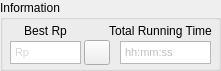
      <widget class="QGroupBox" name="groupBox_Information">
       <property name="geometry">
        <rect>
         <x>340</x>
         <y>240</y>
         <width>221</width>
         <height>71</height>
        </rect>
       </property>
       <property name="title">
        <string>Information</string>
       </property>
       <widget class="QLabel" name="lbl_Info_Runtime">
        <property name="geometry">
         <rect>
          <x>100</x>
          <y>21</y>
          <width>121</width>
          <height>20</height>
         </rect>
        </property>
        <property name="text">
         <string>Total Running Time</string>
        </property>
        <property name="alignment">
         <set>Qt::AlignCenter</set>
        </property>
       </widget>
       <widget class="QPushButton" name="btn_RpInfo">
        <property name="geometry">
         <rect>
          <x>84</x>
          <y>40</y>
          <width>26</width>
          <height>25</height>
         </rect>
        </property>
        <property name="toolTip">
         <string>&lt;!DOCTYPE HTML PUBLIC &quot;-//W3C//DTD HTML 4.0//EN&quot; &quot;http://www.w3.org/TR/REC-html40/strict.dtd&quot;&gt;
&lt;html&gt;&lt;head&gt;&lt;meta name=&quot;qrichtext&quot; content=&quot;1&quot; /&gt;&lt;style type=&quot;text/css&quot;&gt;
p, li { white-space: pre-wrap; }
&lt;/style&gt;&lt;/head&gt;&lt;body style=&quot; font-family:'MS Shell Dlg 2'; font-size:8.25pt; font-weight:400; font-style:normal;&quot;&gt;
&lt;p style=&quot; margin-top:0px; margin-bottom:0px; margin-left:0px; margin-right:0px; -qt-block-indent:0; text-indent:0px;&quot;&gt;&lt;span style=&quot; font-weight:600;&quot;&gt;More info...&lt;/span&gt;&lt;/p&gt;
&lt;p style=&quot; margin-top:0px; margin-bottom:0px; margin-left:0px; margin-right:0px; -qt-block-indent:0; text-indent:0px;&quot;&gt;Display detailed best fit information&lt;/p&gt;&lt;/body&gt;&lt;/html&gt;</string>
        </property>
        <property name="text">
         <string/>
        </property>
        <property name="icon">
         <iconset>
          <normaloff>:/help-contents.png</normaloff>:/help-contents.png</iconset>
        </property>
        <property name="iconSize">
         <size>
          <width>18</width>
          <height>18</height>
         </size>
        </property>
       </widget>
       <widget class="QLabel" name="lbl_Info_Rp">
        <property name="geometry">
         <rect>
          <x>10</x>
          <y>21</y>
          <width>71</width>
          <height>20</height>
         </rect>
        </property>
        <property name="text">
         <string>Best Rp</string>
        </property>
        <property name="alignment">
         <set>Qt::AlignCenter</set>
        </property>
       </widget>
       <widget class="QTextEdit" name="inp_Info_BestRp">
        <property name="enabled">
         <bool>true</bool>
        </property>
        <property name="geometry">
         <rect>
          <x>10</x>
          <y>41</y>
          <width>71</width>
          <height>23</height>
         </rect>
        </property>
        <property name="verticalScrollBarPolicy">
         <enum>Qt::ScrollBarAlwaysOff</enum>
        </property>
        <property name="lineWrapMode">
         <enum>QTextEdit::NoWrap</enum>
        </property>
        <property name="lineWrapColumnOrWidth">
         <number>0</number>
        </property>
        <property name="readOnly">
         <bool>true</bool>
        </property>
        <property name="html">
         <string>&lt;!DOCTYPE HTML PUBLIC &quot;-//W3C//DTD HTML 4.0//EN&quot; &quot;http://www.w3.org/TR/REC-html40/strict.dtd&quot;&gt;
&lt;html&gt;&lt;head&gt;&lt;meta name=&quot;qrichtext&quot; content=&quot;1&quot; /&gt;&lt;style type=&quot;text/css&quot;&gt;
p, li { white-space: pre-wrap; }
&lt;/style&gt;&lt;/head&gt;&lt;body style=&quot; font-family:'MS Shell Dlg 2'; font-size:8.25pt; font-weight:400; font-style:normal;&quot;&gt;
&lt;p style=&quot; margin-top:0px; margin-bottom:0px; margin-left:0px; margin-right:0px; -qt-block-indent:0; text-indent:0px;&quot;&gt;&lt;span style=&quot; font-size:8pt; color:#d8d8d8;&quot;&gt;Rp&lt;/span&gt;&lt;/p&gt;&lt;/body&gt;&lt;/html&gt;</string>
        </property>
        <property name="textInteractionFlags">
         <set>Qt::TextSelectableByKeyboard|Qt::TextSelectableByMouse</set>
        </property>
       </widget>
       <widget class="QTextEdit" name="inp_Info_RunTime">
        <property name="enabled">
         <bool>true</bool>
        </property>
        <property name="geometry">
         <rect>
          <x>120</x>
          <y>41</y>
          <width>91</width>
          <height>23</height>
         </rect>
        </property>
        <property name="verticalScrollBarPolicy">
         <enum>Qt::ScrollBarAlwaysOff</enum>
        </property>
        <property name="lineWrapMode">
         <enum>QTextEdit::NoWrap</enum>
        </property>
        <property name="lineWrapColumnOrWidth">
         <number>0</number>
        </property>
        <property name="readOnly">
         <bool>true</bool>
        </property>
        <property name="html">
         <string>&lt;!DOCTYPE HTML PUBLIC &quot;-//W3C//DTD HTML 4.0//EN&quot; &quot;http://www.w3.org/TR/REC-html40/strict.dtd&quot;&gt;
&lt;html&gt;&lt;head&gt;&lt;meta name=&quot;qrichtext&quot; content=&quot;1&quot; /&gt;&lt;style type=&quot;text/css&quot;&gt;
p, li { white-space: pre-wrap; }
&lt;/style&gt;&lt;/head&gt;&lt;body style=&quot; font-family:'MS Shell Dlg 2'; font-size:8.25pt; font-weight:400; font-style:normal;&quot;&gt;
&lt;p style=&quot; margin-top:0px; margin-bottom:0px; margin-left:0px; margin-right:0px; -qt-block-indent:0; text-indent:0px;&quot;&gt;&lt;span style=&quot; font-size:8pt; color:#bfbfbf;&quot;&gt;hh:mm:ss&lt;/span&gt;&lt;/p&gt;&lt;/body&gt;&lt;/html&gt;</string>
        </property>
        <property name="textInteractionFlags">
         <set>Qt::TextSelectableByKeyboard|Qt::TextSelectableByMouse</set>
        </property>
       </widget>
      </widget>
